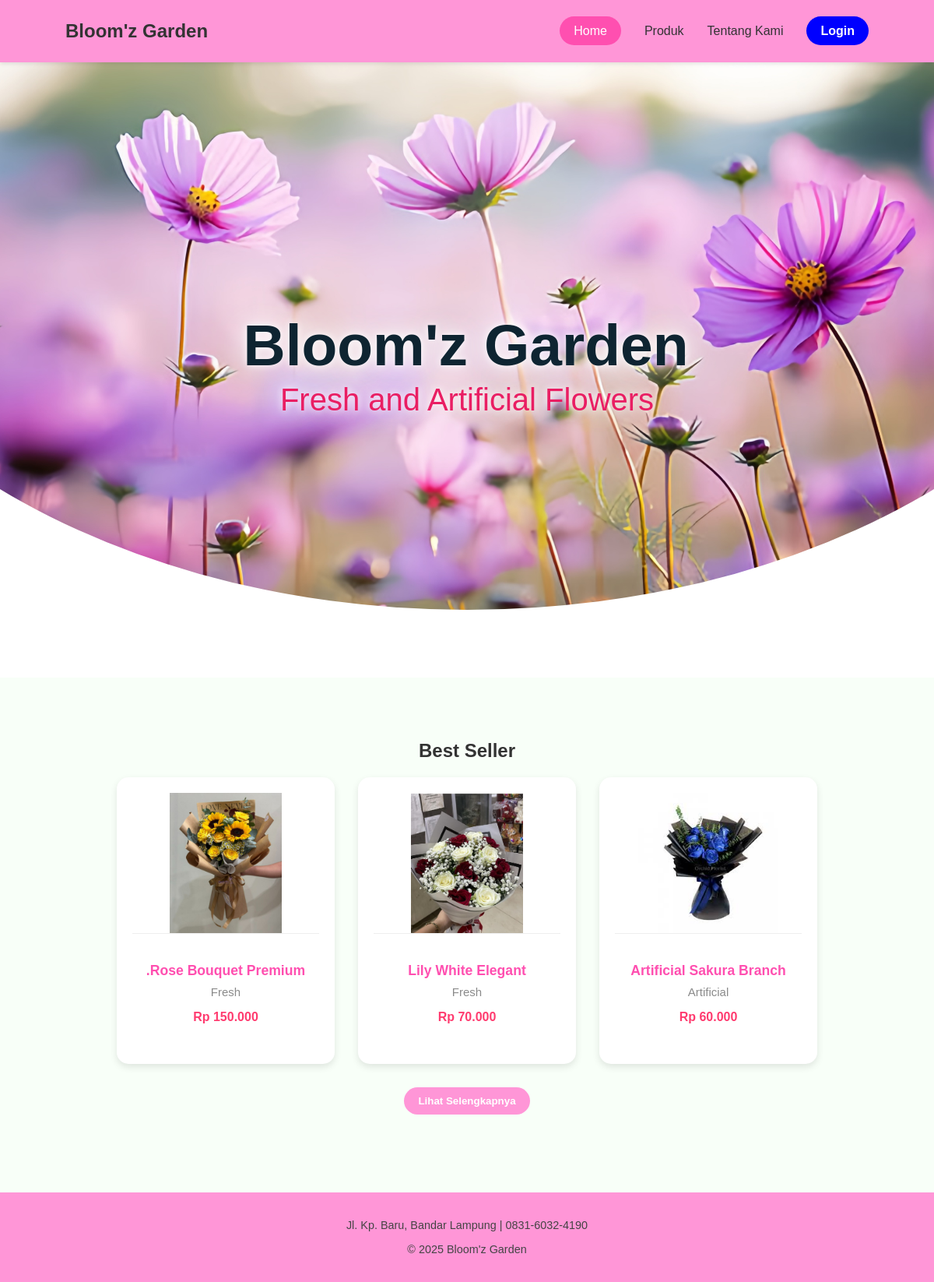
The page / on the database its author committed.
### tables this page shows
CREATE TABLE `produk` (
  `id_produk` int NOT NULL,
  `id_kategori` int NOT NULL,
  `nm_produk` varchar(255) NOT NULL,
  `deskripsi` text NOT NULL,
  `harga` int NOT NULL,
  `stok` int NOT NULL,
  `is_best_seller` tinyint NOT NULL DEFAULT '0',
  `images` varchar(255) NOT NULL
);

### index.php (the view, shortened to what this page needs)
<!DOCTYPE html>
<html lang="id">
<head>
    <link rel="stylesheet" href="style.css">
</head>
<body>
    <header>
        <div class="logo">Bloom'z Garden</div>
        <nav>
            <ul>
                <li><a href="index.php" class="active">Home</a></li>
                <li><a href="produk.php">Produk</a></li>
                <li><a href="about.php">Tentang Kami</a></li>
                <?php if (isset($_SESSION['status_login'])): ?>
                    <?php if ($_SESSION['role'] === 'customer'): ?>
                        <li><a href="order.php">Order</a></li>
                        <li><a href="dashboard-customer.php">Dashboard Customer</a></li>
                    <?php elseif ($_SESSION['role'] === 'admin'): ?>
                        <li><a href="dashboard-admin.php">Dashboard Admin</a></li>
                    <?php endif; ?>
                    <li><a href="logout.php" class="btn-logout">Logout</a></li>
                <?php else: ?>
                    <li><a href="login.php" class="btn-login">Login</a></li>
                <?php endif; ?>
            </ul>
        </nav>
    </header>
    <section class="home" id="home">
        <div class="home-content">
            <div class="text">
                <div class="text-two">Bloom'z Garden</div>
                <div class="text-three">Fresh and Artificial Flowers</div>
            </div>
        </div>
    </section>
    <section class="featured">
        <h2>Best Seller</h2>
        <div class="cards">
            <?php
            include "koneksi.php";
            $query = mysqli_query(
                $conn,
                "SELECT * FROM produk
                    WHERE stok > 0
                    AND is_best_seller = 1
                    LIMIT 3"
            );
            if (mysqli_num_rows($query) > 0) {
                while ($row = mysqli_fetch_assoc($query)) {
            ?>
                    <div class="product-card">
                        <div class="product-image">
                            <img src="images/<?php echo $row['images']; ?>"
                                alt="<?php echo $row['nm_produk']; ?>">
                        </div>
                        <div class="product-info">
                            <h3 class="product-title"><?php echo $row['nm_produk']; ?></h3>
                            <p class="product-category">
                                <?php echo ($row['id_kategori'] == 1) ? "Fresh" : "Artificial"; ?>
                            </p>
                            <p class="product-price">Rp <?php echo number_format($row['harga'], 0, ',', '.'); ?></p>
                        </div>
                    </div>
            <?php
                }
            } else {
                echo "<p style='text-align:center; width:100%;'>
                    Belum ada produk best seller atau stok habis.
                  </p>";
            }
            ?>
        </div>
        <a href="produk.php">
            <button style="cursor: pointer;; margin-top: 30px; background-color: #ff96d7; border: none;" class="btn-login">
                Lihat Selengkapnya
            </button>
        </a>
    </section>
    <footer>
        <p>Jl. Kp. Baru, Bandar Lampung | 0831-6032-4190</p>
        <p>© 2025 Bloom'z Garden</p>
    </footer>
</body>
</html>

### style.css (style rules this page uses)
body { font-family: "Poppins", sans-serif; margin: 0; background-color: white; color: #333; scroll-behavior: smooth; }
header { background-color: #ff96d7; display: flex; justify-content: space-between; align-items: center; padding: 15px 7%; box-shadow: 0 2px 5px rgba(0, 0, 0, 0.1); position: fixed; top: 0; left: 0; right: 0; z-index: 1000; }
nav ul { list-style: none; display: flex; gap: 30px; }
nav a { text-decoration: none; color: #333; font-weight: 500; transition: color 0.3s; }
.btn-login { color: white; background-color: blue; font-weight: 600; text-decoration: none; padding: 10px 18px; border-radius: 20px; }
.home { height: 100vh; width: 100%; background: url("assets/bunga.jpg") no-repeat center center; background-size: cover; display: flex; justify-content: center; align-items: center; text-align: center; padding-top: 70px; clip-path: ellipse(75% 70% at 50% 20%); }
.home .home-content { width: 90%; height: 100%; margin: auto; display: flex; flex-direction: column; justify-content: center; }
.home .text-two { color: #0e2431; font-size: 75px; font-weight: 600; margin-left: -3px; text-shadow: 0 0 10px #fff, 0 0 30px #ffffff, 0 0 50px #ffffff; }
.home .text-three { font-size: 40px; margin: 5px 0; color: #e91e63; text-shadow: 0 0 10px #fff, 0 0 30px #ffffff, 0 0 50px #ffffff; }
.logo { font-size: 1.5em; font-weight: bold; }
.featured { padding: 60px 20px; text-align: center; background-color: #f8fff8; padding-bottom: 100px; }
.cards { display: flex; justify-content: center; align-items: stretch; gap: 30px; flex-wrap: wrap; margin-top: 15px; padding: 0 20px; }
.product-card { width: 100%; max-width: 250px; background: #fff; border-radius: 12px; overflow: hidden; box-shadow: 0 3px 12px rgba(0,0,0,0.08); transition: 0.3s; text-align: center; padding-bottom: 15px; }
.product-image img { width: 100%; height: 180px; object-fit: cover; border-bottom: 1px solid #eee; }
.product-info { padding: 15px; }
.product-title { font-size: 18px; margin: 0; font-weight: 600; color: #333; }
.product-price { font-size: 16px; margin-top: 6px; color: #ff3b6f; font-weight: bold; }
.product-category { font-size: 15px; color: #8a8a8a; margin-top: 4px; }
.product-card { background: white; border-radius: 15px; box-shadow: 0 4px 10px rgba(0, 0, 0, 0.1); padding: 20px; width: 240px; transition: transform 0.3s ease, box-shadow 0.3s ease; }
.product-card img { width: 100%; height: 180px; object-fit: contain; margin-bottom: 10px; }
.product-card h3 { color: #ff4fb0; font-size: 1.1em; margin: 8px 0; }
footer { background-color: #ff96d7; text-align: center; padding: 20px; font-size: 0.9em; color: #444; }
nav ul li a.active { color: #fff; background-color: #ff4fb0; padding: 10px 18px; border-radius: 20px; }

### rows shown on the page
produk: images (picture), nm_produk ".Rose Bouquet Premium", shows "Fresh", harga "150.000"
produk: images (picture), nm_produk "Lily White Elegant", shows "Fresh", harga "70.000"
produk: images (picture), nm_produk "Artificial Sakura Branch", harga "60.000"
